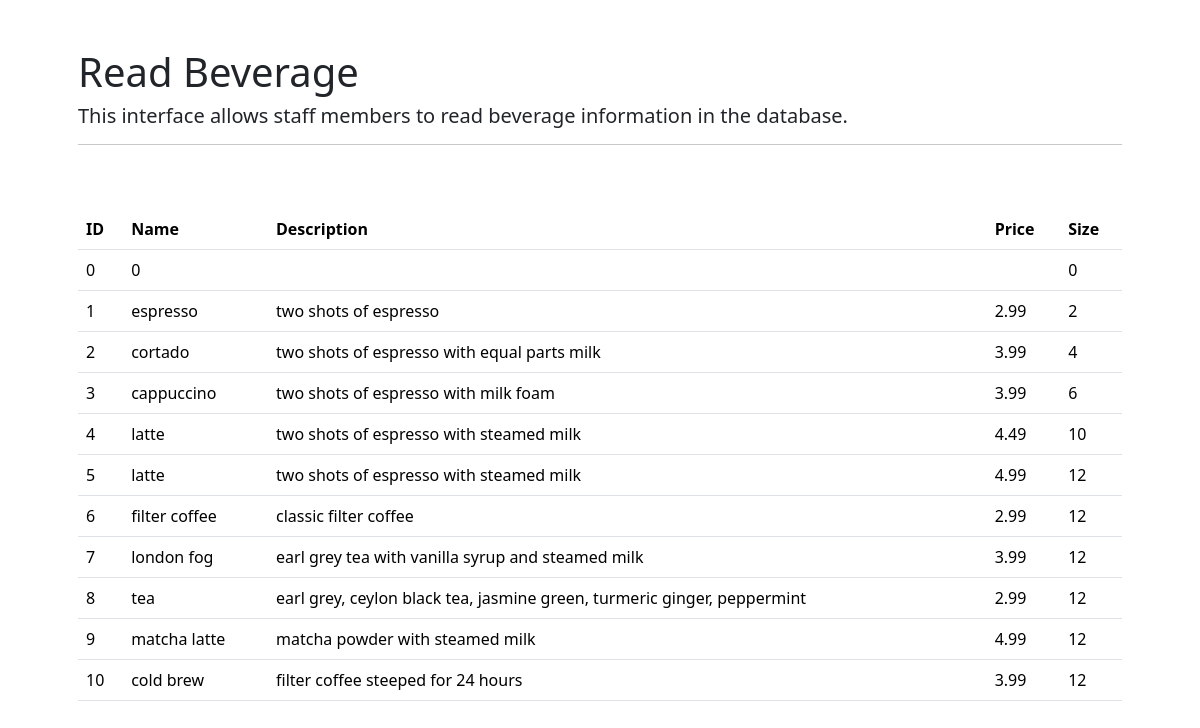
The page /final_project/read/read_beverage.php on the database its author committed.
### tables this page shows
CREATE TABLE beverage (
  beverage_id INT NOT NULL,
  beverage_name VARCHAR(20) NOT NULL,
  beverage_desc TEXT,
  beverage_price DOUBLE,
  beverage_size INT NOT NULL,
  PRIMARY KEY (beverage_id)
);

### final_project/read/read_beverage.php (the view, shortened to what this page needs)
<?php
require_once '../connect.php';
$q1 = "SELECT * FROM beverage";
$stmt = $conn->prepare($q1);
$stmt->execute($i);
?>
<!DOCTYPE HTML>
<html>
    <head>
         <link href="https://cdn.jsdelivr.net/npm/bootstrap@5.3.8/dist/css/bootstrap.min.css" rel="stylesheet">
    </head>
    <body>
    <div class="container p-5">
        <h1>Read Beverage</h1>
        <h5>This interface allows staff members to read beverage information in the database.</h5>
        <hr/>
        <br><br>
        <table class="table">
                <thead>
                    <tr>
                    <th>ID</th>
                    <th>Name</th>
                    <th>Description</th>
                    <th>Price</th>
                    <th>Size</th>
                    </tr>
                </thead>
                <tbody>
                <?php
                    while($beverage = $stmt->fetch(PDO::FETCH_ASSOC)) { ?>
                    <tr>
                        <td><?php echo $beverage["beverage_id"];?></td>
                        <td><?php echo $beverage["beverage_name"];?></td>
                        <td><?php echo $beverage["beverage_desc"];?></td>
                        <td><?php echo $beverage["beverage_price"];?></td>
                        <td><?php echo $beverage["beverage_size"];?></td>
                    </tr>
                <?php
                    } ?>
                </tbody>
                </table>
    </div>
    </body>
</html>

### rows shown on the page
beverage: beverage_id "0", beverage_name "0", beverage_size "0"
beverage: beverage_id "1", beverage_name "espresso", beverage_desc "two shots of espresso", beverage_price "2.99", beverage_size "2"
beverage: beverage_id "2", beverage_name "cortado", beverage_desc "two shots of espresso with equal parts milk", beverage_price "3.99", beverage_size "4"
beverage: beverage_id "3", beverage_name "cappuccino", beverage_desc "two shots of espresso with milk foam", beverage_price "3.99", beverage_size "6"
beverage: beverage_id "4", beverage_name "latte", beverage_desc "two shots of espresso with steamed milk", beverage_price "4.49", beverage_size "10"
beverage: beverage_id "5", beverage_name "latte", beverage_desc "two shots of espresso with steamed milk", beverage_price "4.99", beverage_size "12"
beverage: beverage_id "6", beverage_name "filter coffee", beverage_desc "classic filter coffee", beverage_price "2.99", beverage_size "12"
beverage: beverage_id "7", beverage_name "london fog", beverage_desc "earl grey tea with vanilla syrup and steamed milk", beverage_price "3.99", beverage_size "12"
beverage: beverage_id "8", beverage_name "tea", beverage_desc "earl grey, ceylon black tea, jasmine green, turmeric ginger, peppermint", beverage_price "2.99", beverage_size "12"
beverage: beverage_id "9", beverage_name "matcha latte", beverage_desc "matcha powder with steamed milk", beverage_price "4.99", beverage_size "12"
beverage: beverage_id "10", beverage_name "cold brew", beverage_desc "filter coffee steeped for 24 hours", beverage_price "3.99", beverage_size "12"
